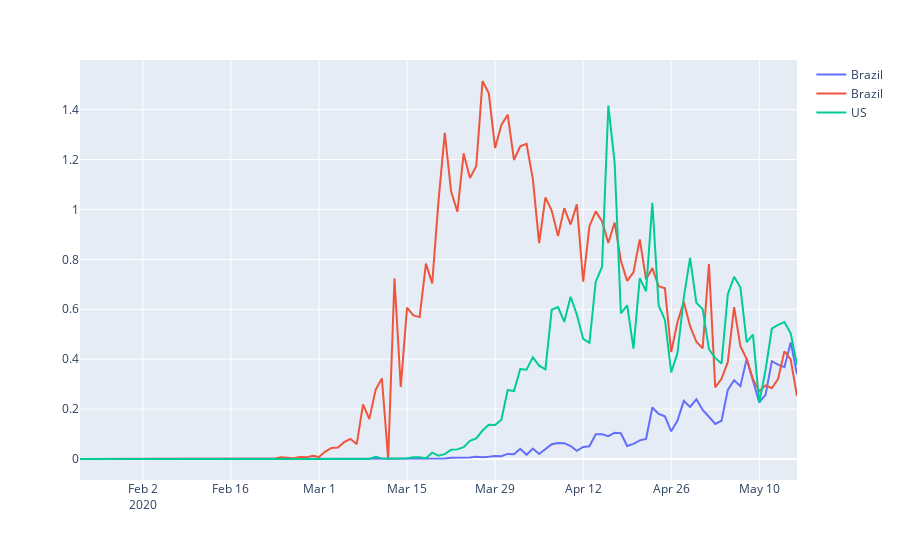

The code cell stored with this chart in its notebook:
### Code cell
import plotly.express as px
fig = px.line()
fig.add_scatter(x=df_Brazil.reset_index()['Date'], 
                y=df_Brazil.reset_index()['Rate_over_population'],
                mode='lines',   name="Brazil")
fig.add_scatter(x=df_Italy.reset_index()['Date'], 
                y=df_Italy.reset_index()['Rate_over_population'],
                mode='lines',   name="Brazil")
fig.add_scatter(x=df_US.reset_index()['Date'], 
                y=df_US.reset_index()['Rate_over_population'],
                mode='lines',   name="US")
fig.show()
